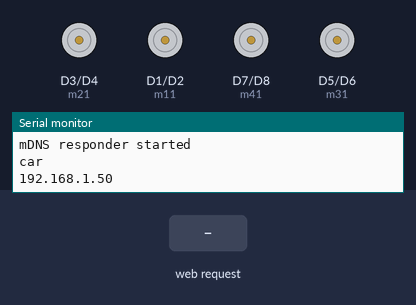
A sketch run on a simulated ESP8266 (NodeMCU). On the bench: motor-driver pin pairs drawn as motors (green arrow = first pin HIGH = forward, orange = second pin HIGH = backward, longer = more drive), the last lines printed to the serial monitor. The inputs (shaded band) are chosen by the test bench. WiFi joins after 1.5 s; servers stay silent unless stated.

Above: at 2.7 s.
2.8 s: HTTP request GET / received
5.5 s: HTTP request GET /indexpage?car=1 received
At 7.7 s:
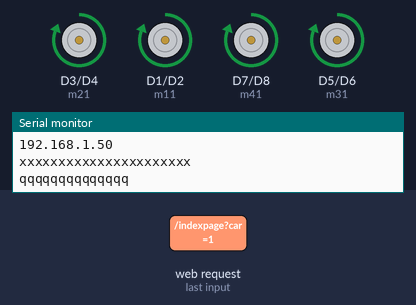
8.0 s: HTTP request GET /indexpage?car=2 received
At 9.7 s:
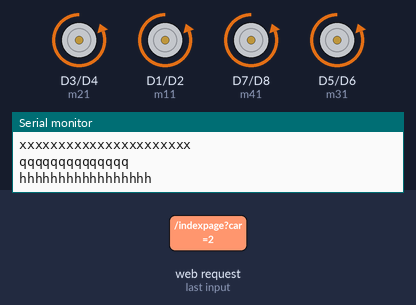
10.5 s: HTTP request GET /indexpage?car=3 received
At 12.3 s:
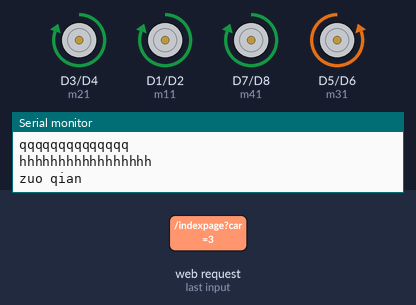
14.0 s: HTTP request GET /indexpage?car=4 received
At 15.4 s:
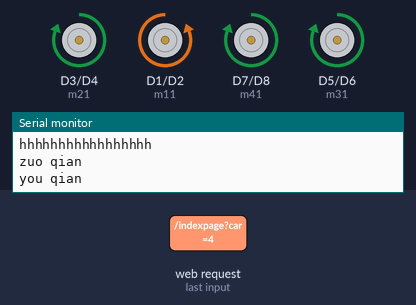
17.5 s: HTTP request GET /carreversionleft received
At 19.3 s:
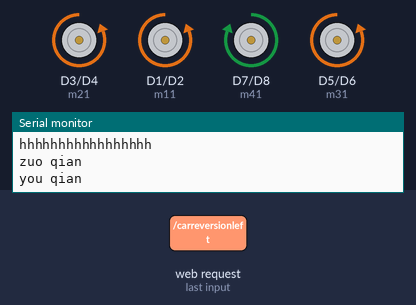
Timing chart, 0 to 21.0 s (numbered marks = the images above; inputs shaded):
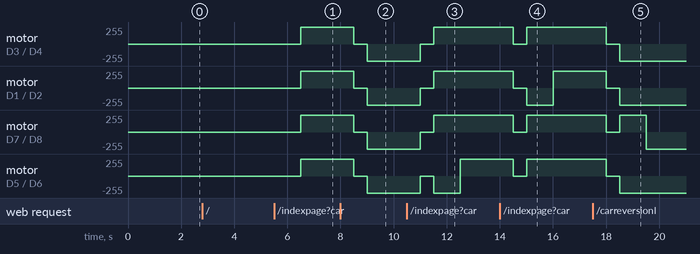

The sketch:

car-4wd.ino
```cpp
#include <ESP8266WiFi.h>
#include <WiFiManager.h>
#include <ESP8266mDNS.h>
#include <WiFiClient.h>
#include <ESP8266WebServer.h>


// pin 使用说明：
// D0(16):
// D1(5): m11
// D2(4): m12
// D3(0): m21
// D4(2):m22
// D5(14): m31
// D6(12): m32
// D7(13): m41
// D8(15): m42


// 各种变量定义
// 各种变量定义 - begin

// mdns name 定义
// String mdnsname = "dragonfly-" + String(ESP.getChipId()); //dragonfly-7914686.local
  String mdnsname = "car";

// http web page ,FPSTR from <WiFiManager.h>
const char HTTP_HEADER_NEW[] PROGMEM          = "<!DOCTYPE html><html lang=\"en\"><head><meta charset=\"UTF-8\"><meta name=\"viewport\" content=\"width=device-width, initial-scale=1, user-scalable=no\"/><title></title>";
const char HTTP_STYLE_NEW[] PROGMEM           = "<style>.c{text-align: center;} div,input{padding:5px;font-size:1em;} input{width:95%;} body{text-align: center;font-family:verdana;} button{border:0;border-radius:0.3rem;background-color:#1fa3ec;color:#fff;line-height:2.4rem;font-size:1.2rem;width:130px;} .q{float: right;width: 64px;text-align: right;} </style>";
const char HTTP_SCRIPT_NEW[] PROGMEM          = "<script>function c(l){document.getElementById('s').value=l.innerText||l.textContent;document.getElementById('p').focus();}</script>";
const char HTTP_HEADER_END_NEW[] PROGMEM        = "</head><body><div style='text-align:center;display:inline-block;min-width:260px;'>";
const char HTTP_END_NEW[] PROGMEM             = "</div></body></html>";


// 电机控制线
int m11=D1;
int m12=D2;
int m21=D3;
int m22=D4;
int m31=D5;
int m32=D6;
int m41=D7;
int m42=D8;

// 各种变量定义 - end


// ***********************************


// 各种服务定义
// 各种服务定义 - begin

// TCP server at port 80 will respond to HTTP requests
ESP8266WebServer server;


// 各种服务定义 - end

// ***********************************


// motor motor motor motor motor motor motor motor motor
// 单轮待机
void mwait(int in1, int in2){
  digitalWrite(in1,0);
  digitalWrite(in2,0);
}

// 单轮刹车
void mstop(int in1, int in2){
  digitalWrite(in1,1);
  digitalWrite(in2,1);
}

// 单轮正转最快
void mforword(int in1, int in2){
  digitalWrite(in1,1);
  digitalWrite(in2,0);
}

// 单轮反转最快
void mreversion(int in1, int in2){
  digitalWrite(in1,0);
  digitalWrite(in2,1);
}

// 单轮正转 - 加速
// s 模拟数值 0 - 1024
void mfa(int in1, int in2){
  int s;
  for(s=0;s<1024;s=s+10){
    analogWrite(in1,s);
    digitalWrite(in2,0);
    delay(50);
  }
}

// 单轮反转 - 加速
// s 模拟数值 0 - 1024
void mra(int in1, int in2){
  int s;
  for(s=1024;s>0;s=s-10){
    analogWrite(in1,0);
    digitalWrite(in2,s);
    delay(50);
  }
}


// car car car car car car car car car car car car car car car car car car car car
// car forword  up
void carforword(){
  carwait();
  delay(500);
  mforword(m11, m12);
  mforword(m21, m22);
  mforword(m31, m32);
  mforword(m41, m42);
}


// car reversion down
void carreversion(){
  carwait();
  delay(500);
  mreversion(m11, m12);
  mreversion(m21, m22);
  mreversion(m31, m32);
  mreversion(m41, m42);
}


// car forword turn left , left up
void carforwordleft(){
  carwait();
  delay(500);
  mforword(m11, m12);
  mforword(m21, m22);
  mreversion(m31, m32);
  mforword(m41, m42);

  delay(1000);
  mwait(m31, m32);
  mforword(m31, m32);

}


// car forword turn right, right up
void carforwordright(){
  carwait();
  delay(500);
  mreversion(m11, m12);
  mforword(m21, m22);
  mforword(m31, m32);
  mforword(m41, m42);

  delay(1000);
  mwait(m11, m12);
  mforword(m11, m12);
}


// car eversion turn left, left down
void carreversionleft(){
  carwait();
  delay(500);
  mreversion(m11, m12);
  mreversion(m21, m22);
  mreversion(m31, m32);
  mforword(m41, m42);

  delay(1000);
  mwait(m41, m42);
  mreversion(m41, m42);
}


// car eversion turn right, right down
void carreversionright(){
  carwait();
  delay(500);
  mreversion(m11, m12);
  mforword(m21, m22);
  mreversion(m31, m32);
  mreversion(m41, m42);

  delay(1000);
  mwait(m21, m22);
  mreversion(m21, m22);
}


// car stop
void carstop(){
  carwait();
  delay(500);
  mstop(m11, m12);
  mstop(m21, m22);
  mstop(m31, m32);
  mstop(m41, m42);
}


// car wait
void carwait(){
  mwait(m11, m12);
  mwait(m21, m22);
  mwait(m31, m32);
  mwait(m41, m42);
}


void test(){
  // 正转最快
//  mforword(m31, m32);
//  delay(3000);

// 待机
//  mwait(m31, m32);
//  delay(3000);

  // 刹车
//  mstop(m31, m32);
//  delay(3000);

// 反转最快
//  mreversion(m31, m32);
//  delay(3000);

  // 待机
 // mwait(m31, m32);
//  delay(3000);

// 刹车
//  mstop(m31, m32);
//  delay(3000);

}


void indexpage()
{

 // String myhtml ="<html><head><title>Smart Home</title></head><body><h1>Smart Home<h1><form>buzzer and led:<button type=\"submit\" name=\"ledstatus\" value=\"0\">off</button><button type=\"submit\" name=\"ledstatus\" value=\"1\">on</button></form></body></html>";

  String myhtml = FPSTR(HTTP_HEADER_NEW);
  myhtml += FPSTR(HTTP_SCRIPT_NEW);
  myhtml += FPSTR(HTTP_STYLE_NEW);
  myhtml += FPSTR(HTTP_HEADER_END_NEW);

  myhtml += "<form>";

  myhtml += "<br/><br/>";
  myhtml += "<button type=\"submit\" name=\"car\" value=\"3\">Left Up</button>";
  myhtml += "<button type=\"submit\" name=\"car\" value=\"1\">Up</button>";
  myhtml += "<button type=\"submit\" name=\"car\" value=\"4\">Right Up</button><br/><br/><br/><br/><br/><br/>";
  myhtml += "<button type=\"submit\" name=\"car\" value=\"0\">Stop</button><br/><br/><br/><br/><br/><br/>";
  myhtml += "<button type=\"submit\" name=\"car\" value=\"5\">Left Down</button>";
  myhtml += "<button type=\"submit\" name=\"car\" value=\"2\">Down</button>";
  myhtml += "<button type=\"submit\" name=\"car\" value=\"6\">Right Down</button><br/><br/>";

  myhtml += "</form>";

  myhtml += FPSTR(HTTP_END_NEW);
  server.send(200,"text/html",myhtml);

  if (server.arg("car")=="1") {
    Serial.println("qqqqqqqqqqqqqq");
    carforword();
  } else if (server.arg("car")=="2") {
    Serial.println("hhhhhhhhhhhhhhhhh");
    carreversion();
  } else if (server.arg("car")=="3") {
    Serial.println("zuo qian");
    carforwordleft();
  } else if (server.arg("car")=="4") {
    Serial.println("you qian");
    carforwordright();
  } else if (server.arg("car")=="5") {
    Serial.println("zuo hou");
    carreversionleft();
  } else if (server.arg("car")=="6") {
    Serial.println("right hou");
    carreversionright();
  } else if (server.arg("car")=="0") {
    Serial.println("stop stop");
    carstop();
  } else if (server.arg("car")=="") {
    Serial.println("xxxxxxxxxxxxxxxxxxxxxx");
    carstop();
  }


}


// handleWebRequests
String getContentType(String filename){
  if(server.hasArg("download")) return "application/octet-stream";
  else if(filename.endsWith(".htm")) return "text/html";
  else if(filename.endsWith(".html")) return "text/html";
  else if(filename.endsWith(".css")) return "text/css";
  else if(filename.endsWith(".js")) return "application/javascript";
  else if(filename.endsWith(".png")) return "image/png";
  else if(filename.endsWith(".gif")) return "image/gif";
  else if(filename.endsWith(".jpg")) return "image/jpeg";
  else if(filename.endsWith(".ico")) return "image/x-icon";
  else if(filename.endsWith(".xml")) return "text/xml";
  else if(filename.endsWith(".pdf")) return "application/x-pdf";
  else if(filename.endsWith(".zip")) return "application/x-zip";
  else if(filename.endsWith(".gz")) return "application/x-gzip";
  return "text/plain";
}


// NotFound处理 用于处理没有注册的请求地址 一般是处理一些页面请求
void handleNotFound() {
  String path = server.uri();
  Serial.print("load url:");
  Serial.println(path);
  String contentType = getContentType(path);
  String message = "File Not Found\n\n";
  message += "URI: ";
  message += server.uri();
  message += "\nMethod: ";
  message += ( server.method() == HTTP_GET ) ? "GET" : "POST";
  message += "\nArguments: ";
  message += server.args();
  message += "\n";
  for ( uint8_t i = 0; i < server.args(); i++ ) {
    message += " " + server.argName ( i ) + ": " + server.arg ( i ) + "\n";
  }
  server.send ( 404, "text/plain", message );
}


void mdnsresponder() {

  IPAddress ip = WiFi.localIP();
  String ipStr = String(ip[0]) + '.' + String(ip[1]) + '.' + String(ip[2]) + '.' + String(ip[3]);

  String myhtml = FPSTR(HTTP_HEADER_NEW);
  myhtml += FPSTR(HTTP_SCRIPT_NEW);
  myhtml += FPSTR(HTTP_STYLE_NEW);
  myhtml += FPSTR(HTTP_HEADER_END_NEW);

  myhtml += "Hello dragonfly! ";
  myhtml += "<br>";
  myhtml += "IP: ";
  myhtml += ipStr;

  myhtml += FPSTR(HTTP_END_NEW);
  server.send(200,"text/html",myhtml);

}


// Power on setup
void setup() {

  Serial.begin(115200);
  Serial.println("=================================");

  pinMode(m11,OUTPUT);
  pinMode(m12,OUTPUT);
  pinMode(m21,OUTPUT);
  pinMode(m22,OUTPUT);
  pinMode(m31,OUTPUT);
  pinMode(m32,OUTPUT);
  pinMode(m41,OUTPUT);
  pinMode(m42,OUTPUT);

  // Connect to WiFi network
  WiFiManager wifiManager;
  wifiManager.autoConnect("dragonfly");

  // Wait for connection
  while (WiFi.status() != WL_CONNECTED) {
    delay(500);
    Serial.print(".");
  }
  Serial.println("");
  Serial.println(WiFi.localIP());

  // Set up mDNS responder:
  if (!MDNS.begin(mdnsname)) {
    Serial.println("Error setting up MDNS responder!");
    while (1) {
      delay(1000);
    }
  }
  Serial.println("mDNS responder started");
  Serial.println(mdnsname);
  //往mDNS里面注册服务
  MDNS.addService("car", "tcp", 8080);

  // server route
  server.on("/",indexpage);
  server.on("/indexpage",indexpage);
  server.on("/carforword",carforword);
  server.on("/carreversion",carreversion);
  server.on("/carforwordleft",carforwordleft);
  server.on("/carforwordright",carforwordright);
  server.on("/carreversionleft",carreversionleft);
  server.on("/carreversionright",carreversionright);
  server.on("/carstop",carstop);
  server.on("/mdns",mdnsresponder);
  server.onNotFound(handleNotFound);

  // Start the server
  server.begin();
  Serial.println(WiFi.localIP());
}


// Main Program Loop
void loop() {

  server.handleClient();

  delay(1000);

}
```

Measured:
- after the input at 5.5 s, motor on D3 (m21) / D4 (m22), motor on D1 (m11) / D2 (m12), motor on D7 (m41) / D8 (m42), motor on D5 (m31) / D6 (m32): stopped → forward 255/255 after 1.0 s
- after the input at 8.0 s, motor on D3 (m21) / D4 (m22), motor on D1 (m11) / D2 (m12), motor on D7 (m41) / D8 (m42), motor on D5 (m31) / D6 (m32): forward 255/255 → stopped after 0.51 s, → backward 255/255 0.50 s later
- after the input at 10.5 s, motor on D3 (m21) / D4 (m22), motor on D1 (m11) / D2 (m12), motor on D7 (m41) / D8 (m42): backward 255/255 → stopped after 0.51 s, → forward 255/255 0.50 s later; motor on D5 (m31) / D6 (m32): backward 255/255 → stopped after 0.51 s, → backward 255/255 0.50 s later, → forward 255/255 1.0 s later
- after the input at 14.0 s, motor on D3 (m21) / D4 (m22), motor on D7 (m41) / D8 (m42), motor on D5 (m31) / D6 (m32): forward 255/255 → stopped after 0.51 s, → forward 255/255 0.50 s later; motor on D1 (m11) / D2 (m12): forward 255/255 → stopped after 0.51 s, → backward 255/255 0.50 s later, → forward 255/255 1.0 s later
- after the input at 17.5 s, motor on D3 (m21) / D4 (m22), motor on D1 (m11) / D2 (m12), motor on D5 (m31) / D6 (m32): forward 255/255 → stopped after 0.51 s, → backward 255/255 0.50 s later; motor on D7 (m41) / D8 (m42): forward 255/255 → stopped after 0.51 s, → forward 255/255 0.50 s later, → backward 255/255 1.0 s later
